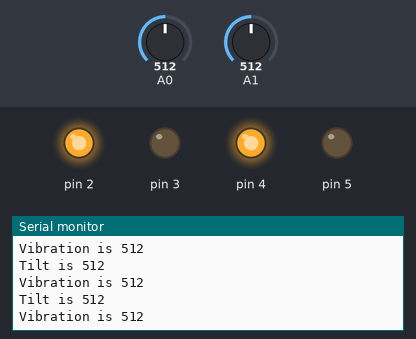
This sketch was run on a simulated Arduino Uno, built with avr-gcc and run on an emulated ATmega328P. Shown: output pins drawn as LEDs (lit = HIGH), the last lines printed to the serial monitor. Inputs (shaded band) come from the test bench; at power-on: A1 = 512, A0 = 512. The audio player accepts every command and is not drawn.

Above: at 1.2 s.
1.3 s: A1 set to 0
At 2.0 s:
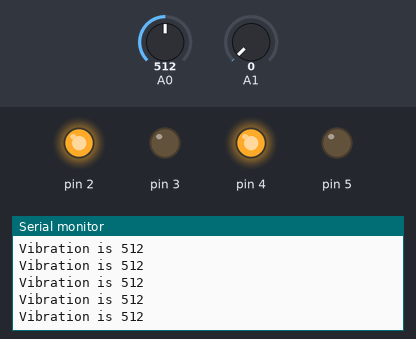
4.3 s: A0 set to 716
At 4.9 s:
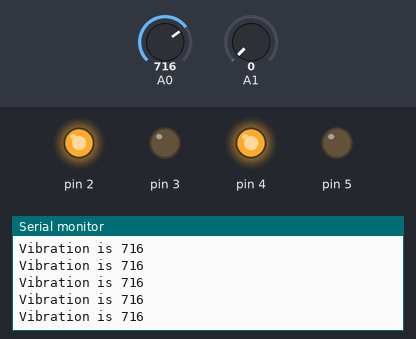

Measured:
- after the input at 4.3 s, the serial monitor: prints a new line at once (image 2)

The sketch:

alarmSystem.ino
```cpp
#include "namespaces.h"
using machine::isShaking;
using namespace sound;
using namespace sensor;

namespace powerPin{
  constexpr uint8_t high[] {2,4};
  constexpr uint8_t low[] {3,5};
};
void powerOn(){
  Serial.begin(115200);
  for(const auto& pin: powerPin::high){
    pinMode(pin,OUTPUT);
    digitalWrite(pin, HIGH);
  }
  for(const auto& pin: powerPin::low){
    pinMode(pin,OUTPUT);
    digitalWrite(pin, LOW);
  }
};
void setup() {
  powerOn();
}

namespace sensor::pin{
  constexpr uint8_t speaker{11};
  constexpr uint8_t vibration{A0};
  constexpr uint8_t tilt{A1};
}
void loop() {
  tilt = analogRead(sensor::pin::tilt);
  vibration = analogRead(sensor::pin::vibration);
  sensor::printValues(tilt, vibration);

  machine::shaking = isShaking(tilt, vibration);
  if(machine::shaking && !sound::playAlarm){
    startTime = millis();
    alarm::play();
  }
  timerUp = millis() > startTime+alarm::duration;
  if(sound::playAlarm && timerUp)
    alarm::stop();
  sensor::update();
}
```

Source omitted: namespaces.h (data table, 113146 bytes)
